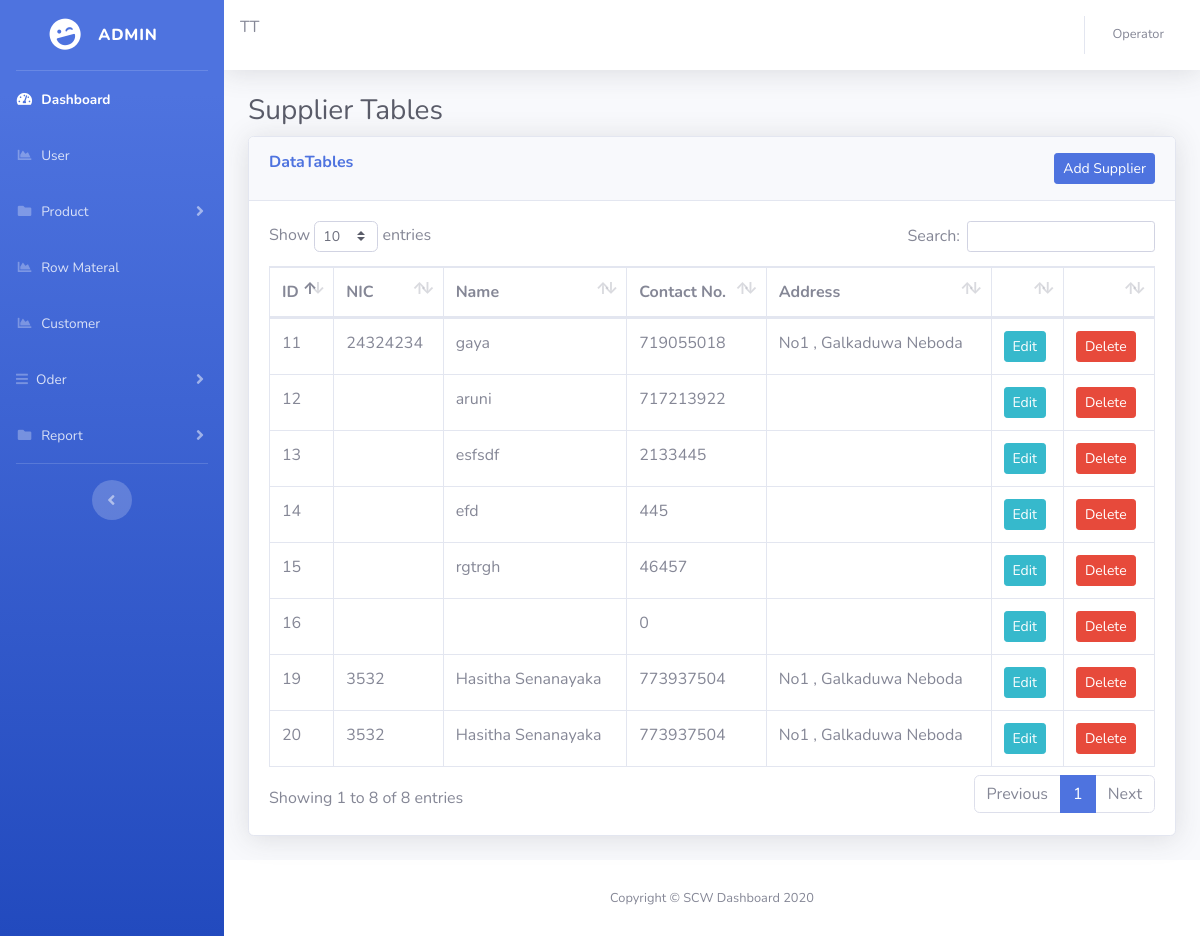
/supplier/index.php (signed in), run on the app's committed database.
### tables this page shows
CREATE TABLE `supplier` (
  `id` int(10) NOT NULL,
  `nic` varchar(100) NOT NULL,
  `name` varchar(20) NOT NULL,
  `contact_no` int(11) NOT NULL,
  `address` varchar(1000) NOT NULL,
  `createDate` date NOT NULL,
  `is_active` tinyint(4) NOT NULL DEFAULT '1'
);

### supplier/index.php (the view, shortened to what this page needs)
<!DOCTYPE html>
<html lang="en">
<?php
    include('../include/check.php');
    include('../include/head.php');
?>
<link href="../vendor/datatables/dataTables.bootstrap4.min.css" rel="stylesheet">
<body id="page-top">
  <div id="wrapper">
    <ul class="navbar-nav bg-gradient-primary sidebar sidebar-dark accordion" id="accordionSidebar">
      <a class="sidebar-brand d-flex align-items-center justify-content-center" href="index.html">
        <div class="sidebar-brand-icon rotate-n-15">
          <i class="fas fa-laugh-wink"></i>
        </div>
        <div class="sidebar-brand-text mx-3">Admin <sup></sup></div>
      </a>
      <hr class="sidebar-divider my-0">
      <?php include('../include/nav.php');  ?>
      <hr class="sidebar-divider d-none d-md-block">
      <div class="text-center d-none d-md-inline">
        <button class="rounded-circle border-0" id="sidebarToggle"></button>
      </div>
    </ul>
    <div id="content-wrapper" class="d-flex flex-column">
      <div id="content">
        <?php include('../include/nav-1.php');  ?>
        <div class="container-fluid">
          <h1 class="h3 mb-2 text-gray-800">Supplier Tables</h1>
          <div class="card shadow mb-4">
            <div class="card-header py-3">
              <h6 class="m-0 font-weight-bold text-primary" style="float: left;">DataTables</h6>
              <button type="button" class="btn btn-primary btn-sm" style="float: right;" class="btn btn-info btn-lg" data-toggle="modal" data-target="#myModal_Addsupplier">Add Supplier</button>
            </div>
            <div class="card-body">
              <div class="table-responsive">
                <table class="table table-bordered" id="dataTable" width="100%" cellspacing="0">
                  <thead>
                    <tr>
                      <th>ID</th>
                      <th>NIC</th>
                      <th>Name</th>
                      <th>Contact No.</th>
                      <th>Address</th>
                      <th></th>
                      <th></th>
                    </tr>
                  </thead>
                  <tbody>
                    <?php
                        $query = "SELECT * FROM  supplier";
                        $result = mysqli_query($conn ,$query);
                        if(mysqli_num_rows($result) > 0){
                          while($row = mysqli_fetch_array($result))
                          {
                            echo '
                            <tr>
                            <td>'.$row["id"].'</td>
                            <td>'.$row["nic"].'</td>
                            <td>'.$row["name"].'</td>
                            <td>'.$row["contact_no"].'</td>
                            <td>'.$row["address"].'</td>
                            <td><button type="button" class="btn btn-info btn-sm" onclick="editForm('.$row["id"].')">Edit</button></td>
                            <td><button type="button" class="btn btn-danger btn-sm" onclick="confirmation(event,'.$row["id"].')">Delete</button></td>
                            </tr>
                            ';
                          }
                        }
                     ?>
                  </tbody>
                </table>
              </div>
            </div>
          </div>
        </div>
      </div>
      <?php include('../include/footer.php');  ?>
    </div>
  </div>
</body>
</html>

### data on the page
supplier: id "11", nic "24324234", name "gaya", contact_no "719055018", address "No1 , Galkaduwa Neboda"
supplier: id "12", name "aruni", contact_no "717213922"
supplier: id "13", name "esfsdf", contact_no "2133445"
supplier: id "14", name "efd", contact_no "445"
supplier: id "15", name "rgtrgh", contact_no "46457"
supplier: id "16", contact_no "0"
supplier: id "19", nic "3532", name "Hasitha Senanayaka", contact_no "773937504", address "No1 , Galkaduwa Neboda"
supplier: id "20", nic "3532", name "Hasitha Senanayaka", contact_no "773937504", address "No1 , Galkaduwa Neboda"

### other printed values
$_SESSION['user_role'] "Operator"
